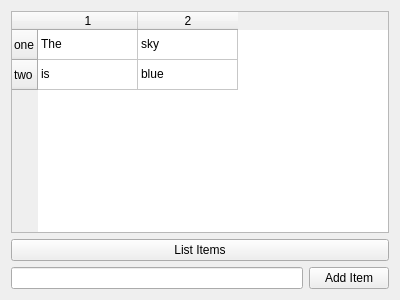
<?xml version="1.0" encoding="UTF-8"?>
<ui version="4.0">
 <class>Widget</class>
 <widget class="QWidget" name="Widget">
  <property name="geometry">
   <rect>
    <x>0</x>
    <y>0</y>
    <width>400</width>
    <height>300</height>
   </rect>
  </property>
  <property name="windowTitle">
   <string>Form</string>
  </property>
  <layout class="QVBoxLayout" name="verticalLayout">
   <item>
    <widget class="QTableWidget" name="tableWidget">
     <row>
      <property name="text">
       <string>one</string>
      </property>
     </row>
     <row>
      <property name="text">
       <string>two</string>
      </property>
     </row>
     <column/>
     <column/>
     <item row="0" column="0">
      <property name="text">
       <string>The</string>
      </property>
     </item>
     <item row="0" column="1">
      <property name="text">
       <string>sky</string>
      </property>
     </item>
     <item row="1" column="0">
      <property name="text">
       <string>is</string>
      </property>
     </item>
     <item row="1" column="1">
      <property name="text">
       <string>blue</string>
      </property>
     </item>
    </widget>
   </item>
   <item>
    <widget class="QPushButton" name="btn_list_items">
     <property name="text">
      <string>List Items</string>
     </property>
    </widget>
   </item>
   <item>
    <layout class="QHBoxLayout" name="horizontalLayout">
     <item>
      <widget class="QLineEdit" name="lineEdit"/>
     </item>
     <item>
      <widget class="QPushButton" name="btn_add_item">
       <property name="text">
        <string>Add Item</string>
       </property>
      </widget>
     </item>
    </layout>
   </item>
  </layout>
 </widget>
 <resources/>
 <connections/>
</ui>
